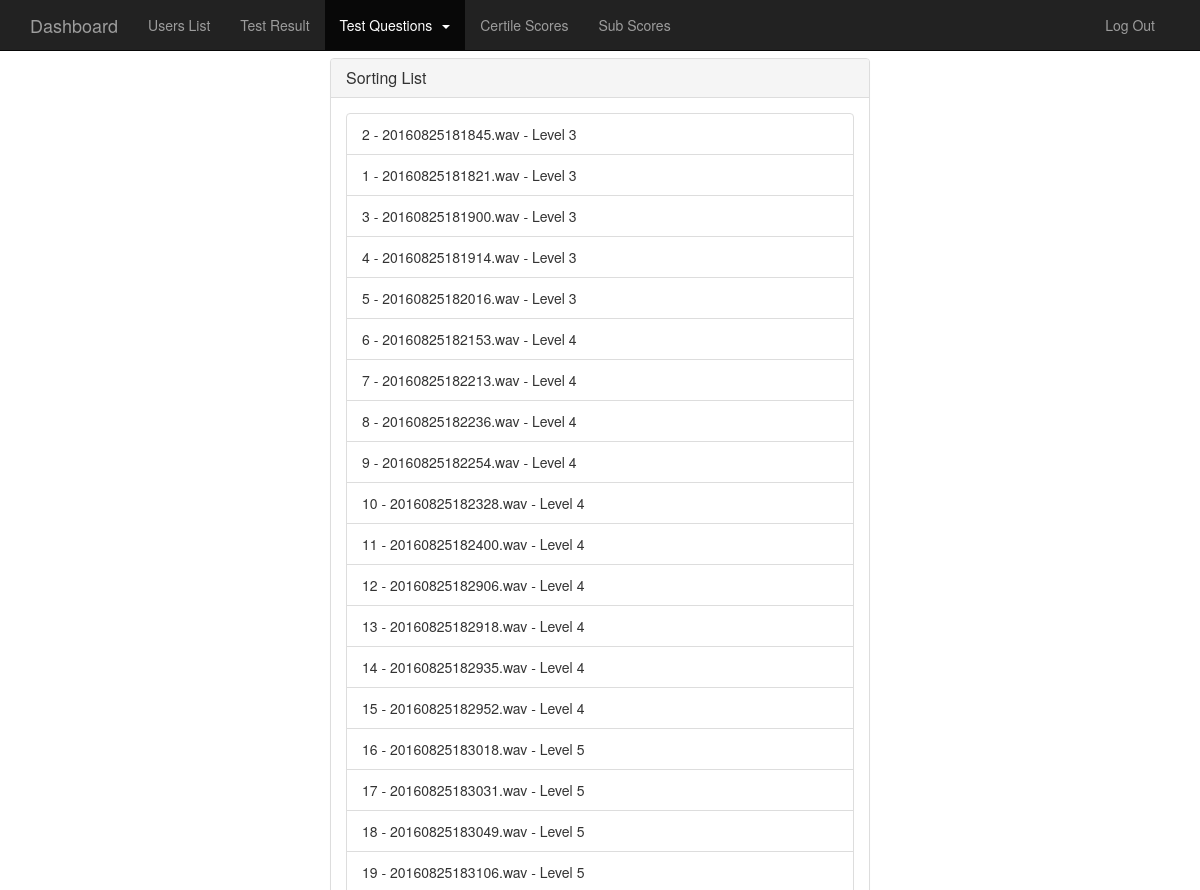
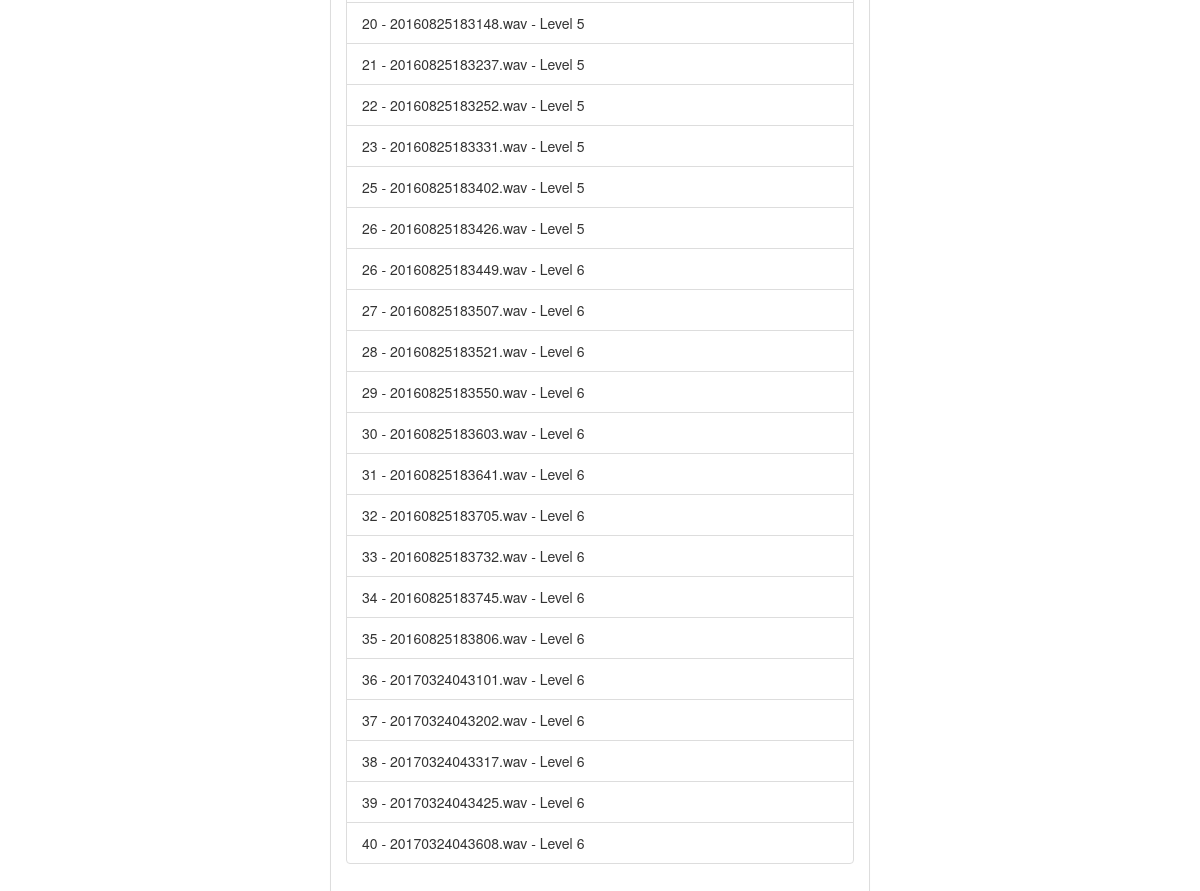
The app's page /index.php/uploadquestions/display_questions_order with its own data (2 pictures, top to bottom).
### tables this page shows
CREATE TABLE IF NOT EXISTS `tonal_questions` (
  `id` int(11) NOT NULL,
  `questioncode` varchar(15) NOT NULL,
  `serial_number` varchar(15) NOT NULL,
  `questionname` varchar(100) DEFAULT NULL,
  `questiondesc` varchar(255) DEFAULT NULL,
  `optionscount` int(2) NOT NULL,
  `optioncolor` varchar(15) NOT NULL DEFAULT 'green',
  `questionlevel` int(2) NOT NULL,
  `audiopath` varchar(255) NOT NULL,
  `audiofilename` varchar(100) NOT NULL,
  `answer` int(2) NOT NULL,
  `active` tinyint(1) DEFAULT '1',
  `addeddate` datetime DEFAULT NULL,
  `includeinscoring` tinyint(1) DEFAULT '1',
  `show_or_hide` tinyint(1) NOT NULL,
  PRIMARY KEY (`id`)
);

### application/controllers/Uploadquestions.php (called while the page is built, shortened)
<?php
class Uploadquestions extends CI_Controller {
	function display_questions_order()
	{
		$this->load->model('adminmodel');
		$arrData['questions'] = $this->adminmodel->fetch_questions();
		if(isset($arrData['questions']['order'])) {
			$result = $arrData['questions'];
			$test_order = $result['order']['test'];
			$test_order_count = count($test_order);
			$test = array();
			for($i=0; $i<$test_order_count; $i++)
			{
				$id = $test_order[$i];
				foreach($result['test'] as $row)
				{
					if($row['id'] == $id)
					{
						array_push($test, $row);
					}
				}
			}
			$arrData['questions']['test'] = $test;
			$this->load->view('display_questions_order',$arrData);
		} else {
			$this->load->view('display_questions_order', $arrData);
		}
	}
}

### index.php (called while the page is built, shortened)
<?php
require_once BASEPATH.'core/CodeIgniter.php';

### application/models/Adminmodel.php (called while the page is built, shortened)
<?php
class Adminmodel extends CI_Model
{
	function fetch_questions()
	{
		$sql = 'SELECT * FROM tonal_questions_order WHERE type="questions"';
		$result = $this->db->query($sql);
		if($result->num_rows() > 0)
		{
			$row = $result->row();
			$obj = unserialize($row->question_order);
			$array['order'] = $obj;
		}
		$query = 'SELECT id,serial_number,audiofilename,questionlevel FROM tonal_questions WHERE active = 1';
		$testQuery = $this->db->query($query);
		$array['test'] = $testQuery->result_array();
		return $array;
	}
}
?>

### application/views/display_questions_order.php (the view, shortened to what this page needs)
<?php include 'admin_header.php'; ?>
			<nav class="navbar navbar-inverse navbar-fixed-top">
				<div class="uploadQuestionspage container">
					<div class="navbar-header">
					  <a class="navbar-brand" href="#">Dashboard</a>
					</div>
					<div id="navbar" class="navbar-collapse collapse">
						<ul class="nav navbar-nav" style="float:none;">
							<li><a href="<?=base_url();?>userslist">Users List</a></li>
							<li><a href="<?=base_url();?>usertestresult">Test Result</a></li>
							<li class="dropdown active">
								<a href="#" class="dropdown-toggle" data-toggle="dropdown" role="button" aria-haspopup="true" aria-expanded="false">Test Questions<span class="caret" style="margin-left:10px;"></span></a>
							</li>
							<li><a href="<?=base_url();?>certilescores">Certile Scores</a></li>
							<li><a href="<?=base_url();?>subscores">Sub Scores</a></li>
							<li class="pull-right"><a href="<?=base_url();?>admindashboard/logout">Log Out</a></li>
						</ul>
					</div>
			  </div>
			</nav>
			<div class="saveBtn">
				<a id="saveQuestionOrder" class="btn btn-primary pull-right col-md-1 col-sm-1" style="width:150px; min-width:inherit; margin:0px 15% 2% 0px;">Save</a>
			</div>
			<section class="adminDashboardView">
				<div class="DisplayQuestionsOrder container">
					<h3>Test Questions:</h3>
					<div class="container-fluid">
						<div class="row">
							<div class="col-md-6 col-md-offset-3">
								<div class="panel panel-default">
									<div class="panel-heading">
										<h1 class="panel-title">Sorting List</h1>
									</div>
									<div id="container1" class="panel-body box-container">
										<ul id="testSortable" class="list-group">
											<?php
												foreach($questions['test'] as $row)
												{
											?>
													<li class="list-group-item" id="<?=$row['id'];?>"><?=$row['serial_number'];?> - <?=$row['audiofilename'];?> - Level <?=$row['questionlevel'];?></li>
											<?php
												}
											?>
										</ul>
									</div>
								</div>
							</div>
						</div>
					</div>
				</div>
			</section>
<?php include 'admin_footer.php'; ?>

### application/views/admin_header.php (shortened to what this page needs)
<!DOCTYPE html>
<html class="no-js">
<head>
	<link rel="stylesheet" href="https://maxcdn.bootstrapcdn.com/bootstrap/3.3.7/css/bootstrap.min.css">
	<link href="<?=base_url();?>resources/css/admin.css" rel="stylesheet" />
	<link href="<?=base_url();?>resources/css/jquery.dataTables.css" rel="stylesheet" />
	<link href="<?=base_url();?>resources/css/sweetalert.css" rel="stylesheet" />
</head>
	<body>

### application/views/admin_footer.php
	</body>
</html>

### records on screen
tonal_questions: serial_number "2", audiofilename "20160825181845.wav", questionlevel "3"
tonal_questions: serial_number "1", audiofilename "20160825181821.wav", questionlevel "3"
tonal_questions: serial_number "3", audiofilename "20160825181900.wav", questionlevel "3"
tonal_questions: serial_number "4", audiofilename "20160825181914.wav", questionlevel "3"
tonal_questions: serial_number "5", audiofilename "20160825182016.wav", questionlevel "3"
tonal_questions: serial_number "6", audiofilename "20160825182153.wav", questionlevel "4"
tonal_questions: serial_number "7", audiofilename "20160825182213.wav", questionlevel "4"
tonal_questions: serial_number "8", audiofilename "20160825182236.wav", questionlevel "4"
tonal_questions: serial_number "9", audiofilename "20160825182254.wav", questionlevel "4"
tonal_questions: serial_number "10", audiofilename "20160825182328.wav", questionlevel "4"
tonal_questions: serial_number "11", audiofilename "20160825182400.wav", questionlevel "4"
tonal_questions: serial_number "12", audiofilename "20160825182906.wav", questionlevel "4"
tonal_questions: serial_number "13", audiofilename "20160825182918.wav", questionlevel "4"
tonal_questions: serial_number "14", audiofilename "20160825182935.wav", questionlevel "4"
tonal_questions: serial_number "15", audiofilename "20160825182952.wav", questionlevel "4"
tonal_questions: serial_number "16", audiofilename "20160825183018.wav", questionlevel "5"
tonal_questions: serial_number "17", audiofilename "20160825183031.wav", questionlevel "5"
tonal_questions: serial_number "18", audiofilename "20160825183049.wav", questionlevel "5"
tonal_questions: serial_number "19", audiofilename "20160825183106.wav", questionlevel "5"
tonal_questions: serial_number "20", audiofilename "20160825183148.wav", questionlevel "5"
tonal_questions: serial_number "21", audiofilename "20160825183237.wav", questionlevel "5"
tonal_questions: serial_number "22", audiofilename "20160825183252.wav", questionlevel "5"
tonal_questions: serial_number "23", audiofilename "20160825183331.wav", questionlevel "5"
tonal_questions: serial_number "25", audiofilename "20160825183402.wav", questionlevel "5"
tonal_questions: serial_number "26", audiofilename "20160825183426.wav", questionlevel "5"
tonal_questions: serial_number "26", audiofilename "20160825183449.wav", questionlevel "6"
tonal_questions: serial_number "27", audiofilename "20160825183507.wav", questionlevel "6"
tonal_questions: serial_number "28", audiofilename "20160825183521.wav", questionlevel "6"
tonal_questions: serial_number "29", audiofilename "20160825183550.wav", questionlevel "6"
tonal_questions: serial_number "30", audiofilename "20160825183603.wav", questionlevel "6"
tonal_questions: serial_number "31", audiofilename "20160825183641.wav", questionlevel "6"
tonal_questions: serial_number "32", audiofilename "20160825183705.wav", questionlevel "6"
tonal_questions: serial_number "33", audiofilename "20160825183732.wav", questionlevel "6"
tonal_questions: serial_number "34", audiofilename "20160825183745.wav", questionlevel "6"
tonal_questions: serial_number "35", audiofilename "20160825183806.wav", questionlevel "6"
tonal_questions: serial_number "36", audiofilename "20170324043101.wav", questionlevel "6"
tonal_questions: serial_number "37", audiofilename "20170324043202.wav", questionlevel "6"
tonal_questions: serial_number "38", audiofilename "20170324043317.wav", questionlevel "6"
tonal_questions: serial_number "39", audiofilename "20170324043425.wav", questionlevel "6"
tonal_questions: serial_number "40", audiofilename "20170324043608.wav", questionlevel "6"
